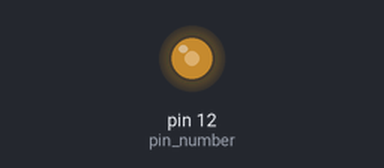
This program was run on a simulated Raspberry Pi (header pin numbers). Shown: output pins drawn as LEDs (lit = HIGH). At 2.0 s the program stops and its outputs stay as they are.

Above: at 0.1 s.
At 2.1 s:
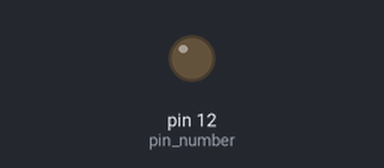
Timing chart, 0 to 3.5 s (numbered marks = the images above):
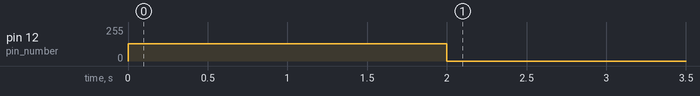

The program:

pwmAudio.py
```python
import RPi.GPIO as GPIO
import time

def main():
   # to use Raspberry Pi board pin numbers
    GPIO.setmode(GPIO.BOARD)
    # set up GPIO output channel
    pin_number = 12

    GPIO.setup(pin_number, GPIO.OUT)

    p = GPIO.PWM(pin_number, 1000.0)
    p.start(50.0)
    time.sleep(1)

    p.ChangeFrequency(400.0)
    time.sleep(1)

    p.stop()

try:
    main()

finally:
    GPIO.cleanup()
```

Measured:
- by itself, pin 12 (pin_number): 0/255 → 128/255 at 0.00 s, → 0/255 2.0 s later
